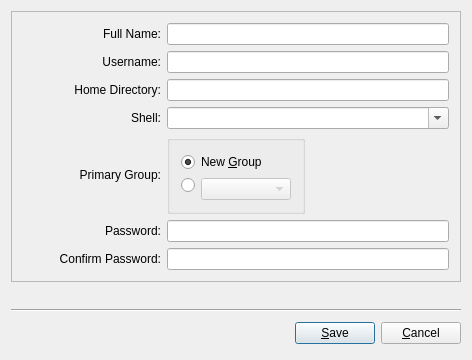
<?xml version="1.0" encoding="UTF-8"?>
<ui version="4.0">
 <class>AddUserUI</class>
 <widget class="QDialog" name="AddUserUI">
  <property name="geometry">
   <rect>
    <x>0</x>
    <y>0</y>
    <width>462</width>
    <height>360</height>
   </rect>
  </property>
  <property name="windowTitle">
   <string>Add User</string>
  </property>
  <property name="windowIcon">
   <iconset resource="pcbsdusermanager.qrc">
    <normaloff>:/add_user.png</normaloff>:/add_user.png</iconset>
  </property>
  <property name="modal">
   <bool>true</bool>
  </property>
  <layout class="QGridLayout" name="gridLayout_2">
   <item row="0" column="0">
    <widget class="QFrame" name="frame">
     <property name="frameShape">
      <enum>QFrame::StyledPanel</enum>
     </property>
     <property name="frameShadow">
      <enum>QFrame::Raised</enum>
     </property>
     <layout class="QGridLayout" name="gridLayout">
      <item row="0" column="1" colspan="2">
       <widget class="QLineEdit" name="fullnameBox"/>
      </item>
      <item row="2" column="1" colspan="2">
       <widget class="QLineEdit" name="usernameBox">
        <property name="toolTip">
         <string>The field is empty</string>
        </property>
        <property name="maxLength">
         <number>16</number>
        </property>
       </widget>
      </item>
      <item row="9" column="0">
       <widget class="QLabel" name="confirmPassLabel">
        <property name="enabled">
         <bool>true</bool>
        </property>
        <property name="text">
         <string>Confirm Password:</string>
        </property>
        <property name="alignment">
         <set>Qt::AlignRight|Qt::AlignTrailing|Qt::AlignVCenter</set>
        </property>
        <property name="wordWrap">
         <bool>false</bool>
        </property>
       </widget>
      </item>
      <item row="9" column="1" colspan="2">
       <widget class="QLineEdit" name="confirmPassBox">
        <property name="echoMode">
         <enum>QLineEdit::Password</enum>
        </property>
       </widget>
      </item>
      <item row="0" column="0">
       <widget class="QLabel" name="fullnameLabel">
        <property name="enabled">
         <bool>true</bool>
        </property>
        <property name="frameShape">
         <enum>QFrame::NoFrame</enum>
        </property>
        <property name="frameShadow">
         <enum>QFrame::Plain</enum>
        </property>
        <property name="text">
         <string>Full Name:</string>
        </property>
        <property name="alignment">
         <set>Qt::AlignRight|Qt::AlignTrailing|Qt::AlignVCenter</set>
        </property>
        <property name="wordWrap">
         <bool>false</bool>
        </property>
       </widget>
      </item>
      <item row="5" column="0">
       <widget class="QLabel" name="shellLabel">
        <property name="enabled">
         <bool>true</bool>
        </property>
        <property name="text">
         <string>Shell:</string>
        </property>
        <property name="alignment">
         <set>Qt::AlignRight|Qt::AlignTrailing|Qt::AlignVCenter</set>
        </property>
        <property name="wordWrap">
         <bool>false</bool>
        </property>
       </widget>
      </item>
      <item row="5" column="1" colspan="2">
       <widget class="QComboBox" name="shellBox">
        <property name="editable">
         <bool>true</bool>
        </property>
       </widget>
      </item>
      <item row="2" column="0">
       <widget class="QLabel" name="usernameLabel">
        <property name="text">
         <string>Username:</string>
        </property>
        <property name="alignment">
         <set>Qt::AlignRight|Qt::AlignTrailing|Qt::AlignVCenter</set>
        </property>
        <property name="wordWrap">
         <bool>false</bool>
        </property>
       </widget>
      </item>
      <item row="4" column="1" colspan="2">
       <widget class="QLineEdit" name="homeBox">
        <property name="mode" stdset="0">
         <number>18</number>
        </property>
       </widget>
      </item>
      <item row="4" column="0">
       <widget class="QLabel" name="homeLabel">
        <property name="enabled">
         <bool>true</bool>
        </property>
        <property name="frameShape">
         <enum>QFrame::NoFrame</enum>
        </property>
        <property name="frameShadow">
         <enum>QFrame::Plain</enum>
        </property>
        <property name="text">
         <string>Home Directory:</string>
        </property>
        <property name="alignment">
         <set>Qt::AlignRight|Qt::AlignTrailing|Qt::AlignVCenter</set>
        </property>
        <property name="wordWrap">
         <bool>false</bool>
        </property>
       </widget>
      </item>
      <item row="8" column="1" colspan="2">
       <widget class="QLineEdit" name="passBox">
        <property name="echoMode">
         <enum>QLineEdit::Password</enum>
        </property>
       </widget>
      </item>
      <item row="8" column="0">
       <widget class="QLabel" name="passLabel">
        <property name="enabled">
         <bool>true</bool>
        </property>
        <property name="frameShape">
         <enum>QFrame::NoFrame</enum>
        </property>
        <property name="frameShadow">
         <enum>QFrame::Plain</enum>
        </property>
        <property name="text">
         <string>Password:</string>
        </property>
        <property name="alignment">
         <set>Qt::AlignRight|Qt::AlignTrailing|Qt::AlignVCenter</set>
        </property>
        <property name="wordWrap">
         <bool>false</bool>
        </property>
       </widget>
      </item>
      <item row="6" column="0">
       <widget class="QLabel" name="groupLabel">
        <property name="enabled">
         <bool>true</bool>
        </property>
        <property name="text">
         <string>Primary Group:</string>
        </property>
        <property name="alignment">
         <set>Qt::AlignRight|Qt::AlignTrailing|Qt::AlignVCenter</set>
        </property>
        <property name="wordWrap">
         <bool>false</bool>
        </property>
       </widget>
      </item>
      <item row="6" column="1">
       <widget class="QGroupBox" name="groupGroup">
        <property name="title">
         <string/>
        </property>
        <layout class="QFormLayout" name="formLayout">
         <item row="1" column="1">
          <widget class="QComboBox" name="groupBox">
           <property name="enabled">
            <bool>false</bool>
           </property>
           <property name="sizePolicy">
            <sizepolicy hsizetype="Preferred" vsizetype="Fixed">
             <horstretch>0</horstretch>
             <verstretch>0</verstretch>
            </sizepolicy>
           </property>
          </widget>
         </item>
         <item row="1" column="0">
          <widget class="QRadioButton" name="groupRadioOld">
           <property name="sizePolicy">
            <sizepolicy hsizetype="Fixed" vsizetype="Fixed">
             <horstretch>0</horstretch>
             <verstretch>0</verstretch>
            </sizepolicy>
           </property>
           <property name="text">
            <string/>
           </property>
          </widget>
         </item>
         <item row="0" column="0" colspan="2">
          <widget class="QRadioButton" name="groupRadioNew">
           <property name="sizePolicy">
            <sizepolicy hsizetype="Preferred" vsizetype="Fixed">
             <horstretch>0</horstretch>
             <verstretch>0</verstretch>
            </sizepolicy>
           </property>
           <property name="text">
            <string>New &amp;Group</string>
           </property>
           <property name="shortcut">
            <string>Alt+G</string>
           </property>
           <property name="checked">
            <bool>true</bool>
           </property>
          </widget>
         </item>
        </layout>
       </widget>
      </item>
     </layout>
    </widget>
   </item>
   <item row="1" column="0">
    <spacer name="spacer9">
     <property name="orientation">
      <enum>Qt::Vertical</enum>
     </property>
     <property name="sizeType">
      <enum>QSizePolicy::Expanding</enum>
     </property>
     <property name="sizeHint" stdset="0">
      <size>
       <width>450</width>
       <height>16</height>
      </size>
     </property>
    </spacer>
   </item>
   <item row="2" column="0">
    <layout class="QVBoxLayout">
     <item>
      <widget class="Line" name="line1">
       <property name="frameShape">
        <enum>QFrame::HLine</enum>
       </property>
       <property name="frameShadow">
        <enum>QFrame::Sunken</enum>
       </property>
      </widget>
     </item>
     <item>
      <layout class="QHBoxLayout">
       <item>
        <spacer name="spacer12">
         <property name="orientation">
          <enum>Qt::Horizontal</enum>
         </property>
         <property name="sizeType">
          <enum>QSizePolicy::Expanding</enum>
         </property>
         <property name="sizeHint" stdset="0">
          <size>
           <width>244</width>
           <height>31</height>
          </size>
         </property>
        </spacer>
       </item>
       <item>
        <widget class="QPushButton" name="okButton">
         <property name="text">
          <string>&amp;Save</string>
         </property>
         <property name="icon">
          <iconset>
           <normaloff>image0</normaloff>image0</iconset>
         </property>
         <property name="shortcut">
          <string>Alt+O</string>
         </property>
         <property name="default">
          <bool>true</bool>
         </property>
        </widget>
       </item>
       <item>
        <widget class="QPushButton" name="cancelButton">
         <property name="text">
          <string>&amp;Cancel</string>
         </property>
         <property name="icon">
          <iconset>
           <normaloff>image1</normaloff>image1</iconset>
         </property>
         <property name="shortcut">
          <string>Alt+C</string>
         </property>
         <property name="default">
          <bool>false</bool>
         </property>
        </widget>
       </item>
      </layout>
     </item>
    </layout>
   </item>
  </layout>
 </widget>
 <layoutdefault spacing="6" margin="11"/>
 <tabstops>
  <tabstop>fullnameBox</tabstop>
  <tabstop>usernameBox</tabstop>
  <tabstop>homeBox</tabstop>
  <tabstop>shellBox</tabstop>
  <tabstop>groupRadioNew</tabstop>
  <tabstop>groupRadioOld</tabstop>
  <tabstop>groupBox</tabstop>
  <tabstop>passBox</tabstop>
  <tabstop>confirmPassBox</tabstop>
  <tabstop>okButton</tabstop>
  <tabstop>cancelButton</tabstop>
 </tabstops>
 <includes>
  <include location="global">usermanagerback.h</include>
  <include location="global">qmessagebox.h</include>
 </includes>
 <resources>
  <include location="pcbsdusermanager.qrc"/>
 </resources>
 <connections>
  <connection>
   <sender>cancelButton</sender>
   <signal>clicked()</signal>
   <receiver>AddUserUI</receiver>
   <slot>close()</slot>
   <hints>
    <hint type="sourcelabel">
     <x>20</x>
     <y>20</y>
    </hint>
    <hint type="destinationlabel">
     <x>20</x>
     <y>20</y>
    </hint>
   </hints>
  </connection>
 </connections>
</ui>
